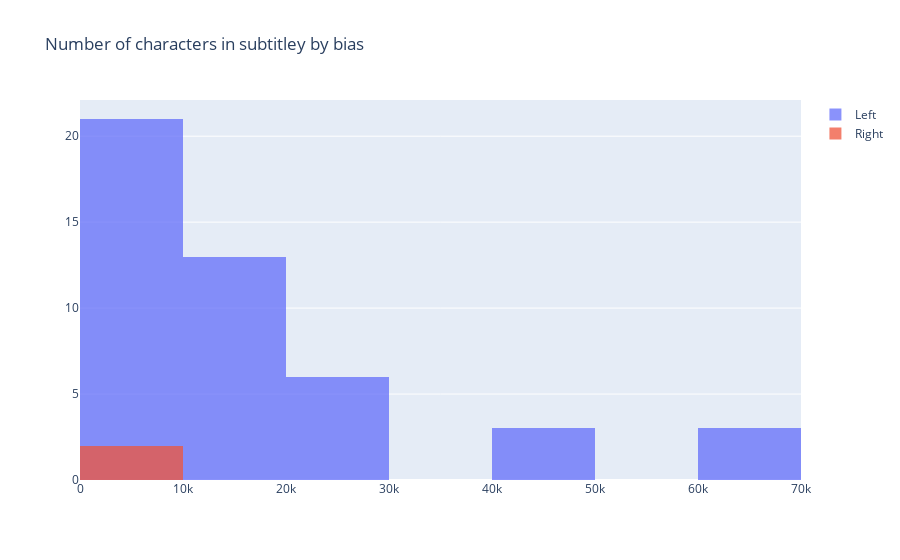

The cell this chart's notebook holds for it:
### Code cell
x1 = df.loc[df['Bias_num'] == 1, 'review_len']
x0 = df.loc[df['Bias_num'] == 0, 'review_len']

trace1 = go.Histogram(
    x=x0, name='Left',
    opacity=0.75
)
trace2 = go.Histogram(
    x=x1, name = 'Right',
    opacity=0.75
)

data = [trace1, trace2]
layout = go.Layout(barmode='overlay', title='Number of characters in subtitley by bias')
fig = go.Figure(data=data, layout=layout)
fig.show()

### Figure 1 — Plotly figure (JSON) as saved in the notebook; plotly's stock layout.template omitted (floating-point values rounded to 4 significant figures)
{"data": [{"name": "Left", "opacity": 0.75, "type": "histogram", "x": [7914, 4997, 61566, 48234, 6536, 4262, 17749, 8260, 10321, 1917, 45487, 5880, 10729, 29914, 60278, 69038, 41664, 8653, 23375, 26359, 19870, 19318, 24796, 16374, 20107, 15087, 17882, 15677, 18158, 10141, 7649, 10726, 27575, 6649, 6281, 5888, 13665, 7400, 6817, 5518, 6376, 5281, 4954, 9398, 7359, 7448]}, {"name": "Right", "opacity": 0.75, "type": "histogram", "x": [7148, 3484, 4977, 7989]}], "layout": {"barmode": "overlay", "title": {"text": "Number of characters in subtitley by bias"}}}
